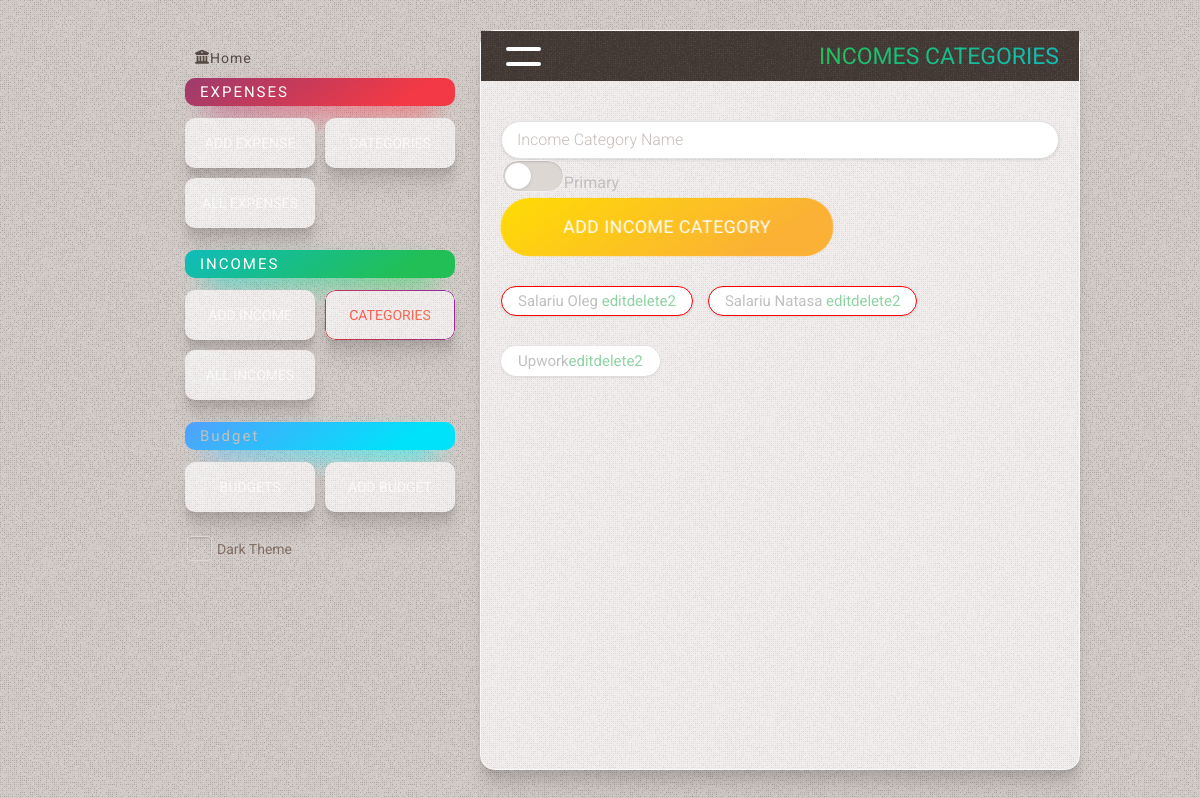
Before: /categories_income with the older database file.
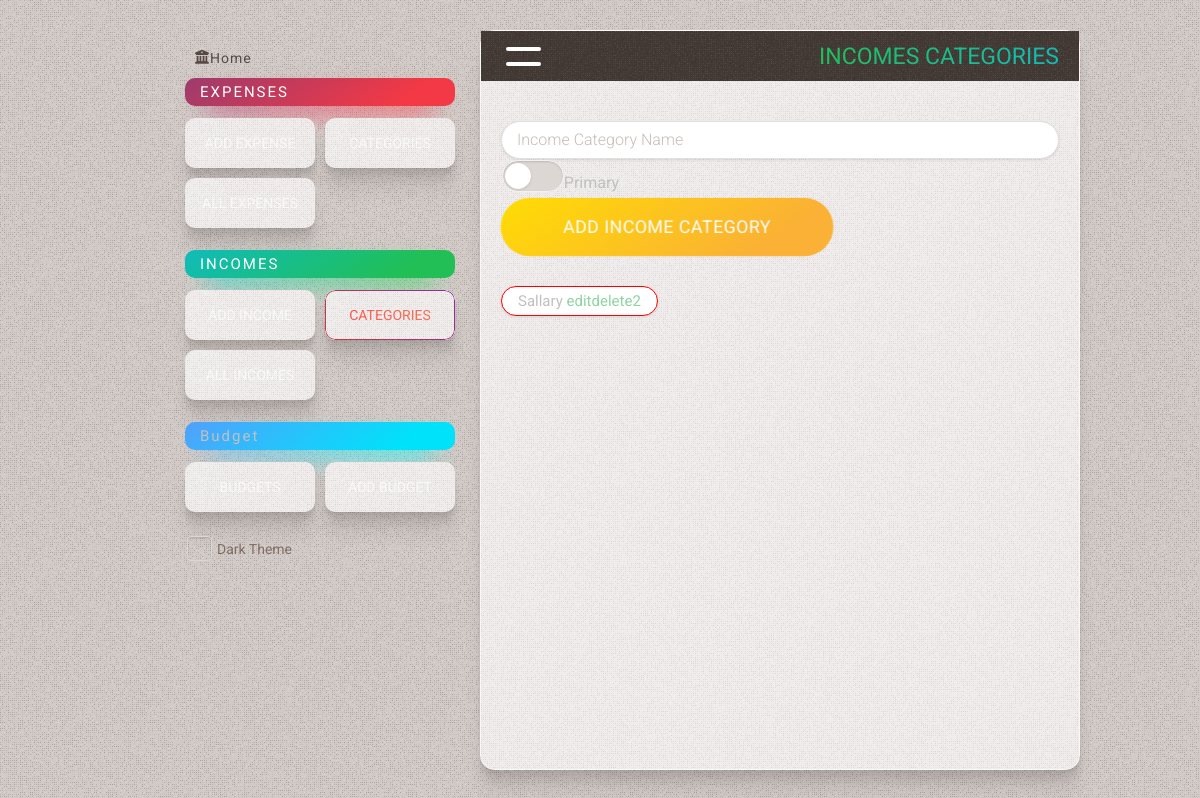
After: the same page with the newer database file.
### tables this page shows
CREATE TABLE categories_income
(
    id         INTEGER PRIMARY KEY AUTOINCREMENT,
    name       TEXT NOT NULL,
    primordial TEXT DEFAULT NULL,
    state      TEXT DEFAULT false
);

### app.py (the view, shortened to what this page needs)
@app.route('/categories_income', methods=('GET', 'POST'))
def categories_income():
    conn = get_db_connection()
    categories_income = conn.execute(
        'SELECT id, name, primordial, state FROM categories_income WHERE primordial = "true" ORDER BY state ').fetchall()
    categories_income_second = conn.execute(
        "SELECT id, name, primordial, state FROM categories_income  WHERE primordial IS NULL OR primordial = '' ORDER BY state ").fetchall()
    conn.close()
    return render_template('categories_income.html', title='Incomes categories', gradient='text-gradient-green',
                           categories_income=categories_income, categories_income_second=categories_income_second)

### app.py (called while the page is built)
def get_db_connection():
    conn = sqlite3.connect('database.db')
    conn.row_factory = sqlite3.Row
    return conn

### templates/categories_income.html (shortened to what this page needs)
{% extends 'base.html' %} {% block content %}
	<div class="page_title {{ gradient }}" >
		<button class="side-panel-toggle" ><span class="line1" ></span ><span class="line2" ></span ></button >
		<span >{% block title %} {{ title }} {% endblock %}</span >
	</div >
	<div class="content" >
		<form class="mt-20" method="post" >
			<div class="form-group" >
				<input type="text" name="category_income" placeholder="Income Category Name" class="form-control"
						 />
				<div class="switch switch-big" >
					<label for="primordial" ></label >Primary
				</div >
			</div >
			<div class="form-group mt-5" >
				<button type="submit" class="fancy-button  bg-gradient-yellow m-0" name="cat" >
					<span >Add income category</span >
				</button >
			</div >
		</form >
		<div class="flex gap-15 flex-wrap mt-30" >
			{% for id, category_income, primordial, state in categories_income %}
				<div
						class="badge {% if primordial == 'true' %} primary {% endif %} {% if state == 'true' %} hide-category {% endif %}" >{{ category_income }}
					<a href="/edit-category-income/{{ id }}" >edit</a ><a href="/category-income-delete/{{ id }}" >delete2</a >
				</div >
			{% endfor %}
		</div >
		<div class="flex gap-15 flex-wrap mt-30" >
			{% for id, category_income, primordial, state in categories_income_second %}
				<div
						class="badge {% if primordial == 1 %} primary {% endif %} {% if state == 'true' %} hide-category {% endif %}" >{{ category_income }}<a
						href="/edit-category-income/{{ id }}" >edit</a ><a href="/category-income-delete/{{ id }}" >delete2</a >
				</div >
			{% endfor %}
		</div >
	</div >
{% endblock %}

Changed rows visible on the page:
removed categories_income: name "Salariu Oleg"
removed categories_income: name "Salariu Natasa"
removed categories_income: name "Upwork"
added categories_income: name "Sallary"
